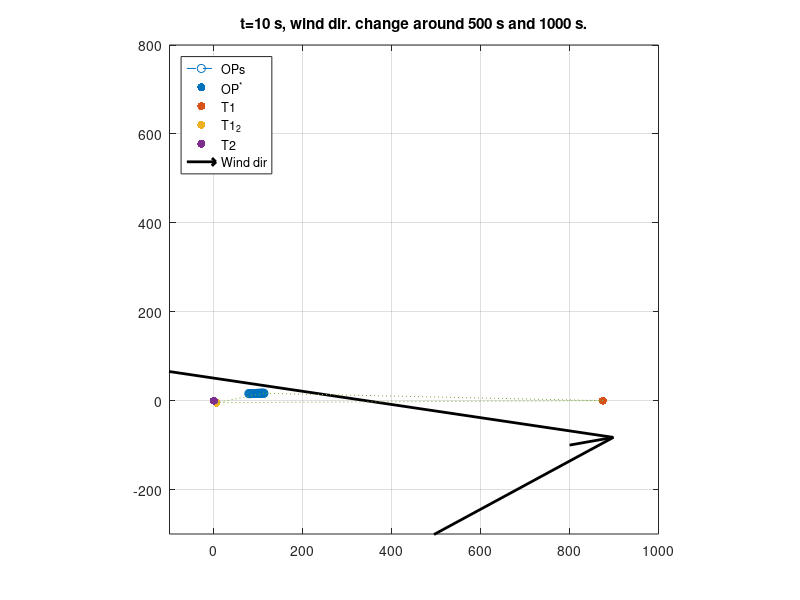

Here is the MATLAB script that generated this plot: (Note: this script raises an error after producing the figure.)
function [] = animateTWF()
%UNTITLED2 Summary of this function goes here
%   Detailed explanation goes here

%% Parameters and constants
nOP = 30;
dt  = 10;
u   = 8;
D   = 175; 
T1  = [0,0]';
T2  = [5*D,0]';
OPs_0 = repmat(T1',nOP,1) + (1:30)'; %[x,y]
OPs_1 = [(1:30)',(1:30)']; %[x,y]
i_Change1 = 50;
i_Change2 = 100;
%% Function handles
% Surrogate deflection function (made up for demonstration)
delta =@(x1) tanh(0.01*x1)+sqrt(0.02*x1);
% Arbitrary wind direction change
dir =@(t) 10 + 0.5*(tanh(0.3*(t-i_Change1))+1)*30 ...
    - 0.5*(tanh(0.3*(t-i_Change2))+1)*30;

% Eq.(2) Rotational Matrix 
R_01 =@(phi) [cos(phi),-sin(phi);sin(phi),cos(phi)];

f   = figure(1000);
%% Simulation
for i = 1:200
    % Get new wind direction
    phi = dir(i);
    
    % OP shift
    OPs_0(2:end,:)  = OPs_0(1:end-1,:);
    OPs_1(2:end,:)  = OPs_1(1:end-1,:);
    OPs_0(1,:)      = T1';
    OPs_1(1,:)      = 0;
    % Store old K_1 coordinates
    OPs_1_k = OPs_1;
    
    % Eq.(3)
    OPs_1(:,1) = OPs_1(:,1) + dt*u;
    % Eq.(4)
    OPs_1(:,2) = delta(OPs_1(:,1));
    % Eq.(1)
    OPs_0 = (OPs_0' + R_01(deg2rad(phi))*(OPs_1'-OPs_1_k'))';
    
    % Set Location, here turbine 2
    L_0 = T2;
    
    % Eq.(5) and (6)
    [OP_star_0,OP_star_1] = findOPstar(OPs_0,OPs_1,L_0);
    
    % Eq.(7)
    L_T1_1 = OP_star_1 + R_01(deg2rad(phi))'*(L_0 - OP_star_0);
    
    % Eq.(8) in such a way that it fits the wind dir of K_0
    t_T1_2 = L_0 - R_01(deg2rad(phi))*L_T1_1;
    
    %% Plot
    plot(OPs_0(:,1),OPs_0(:,2),'--o')
    hold on
    scatter(OP_star_0(1),OP_star_0(2),'filled')
    scatter(T2(1),T2(2),'filled')
    scatter(t_T1_2(1),t_T1_2(2),'filled')
    scatter(T1(1),T1(2),'filled')
    quiver(800,-100,100*cos(deg2rad(phi)),100*sin(deg2rad(phi)),0,...
        'k','LineWidth',2,'AutoScale','off',...
            'MaxHeadSize',100)
    plot([T2(1),OP_star_0(1),t_T1_2(1),T2(1)],...
        [T2(2),OP_star_0(2),t_T1_2(2),T2(2)],':')
    hold off
    axis equal
    legend('OPs','OP^*','T1','T1_2','T2','Wind dir','Location','northwest')
    grid on
    title(['t=' num2str(i*dt) ' s, wind dir. change around '...
        num2str(i_Change1*dt) ' s and ' num2str(i_Change2*dt) ' s.'])
    xlim([-100,1000])
    ylim([-300,800])
    drawnow
    f.Position(3) = 496;
    f.Position(4) = 496;
    saveas(f,['TWFAnimation/' num2str(i) '.png'])
end


end

function [OP_star_0,OP_star_1] = findOPstar(OPs_0,OPs_1,L_0)
nOP = size(OPs_0,1);
% Get distance
dist = sqrt(sum((OPs_0 - L_0').^2,2));

% Find index of min
[~,I] = min(dist);

if and(I<nOP,I>1)
    % there is a previous and following OP
    if dist(I+1)>dist(I-1)
        % previous is closer
        x_OP2_0 = OPs_0(I-1,:)';
        x_OP2_1 = OPs_1(I-1,:)';
    else
        % following is closer
        x_OP2_0 = OPs_0(I+1,:)';
        x_OP2_1 = OPs_1(I+1,:)';
    end
elseif I==nOP
    % Last OP
    x_OP2_0 = OPs_0(I-1,:)';
    x_OP2_1 = OPs_1(I-1,:)';
else
    % First OP
    x_OP2_0 = OPs_0(I+1,:)';
    x_OP2_1 = OPs_1(I+1,:)';
end
x_OP1_0 = OPs_0(I,:)';
x_OP1_1 = OPs_1(I,:)';

% Eq. (5) 
w = ((x_OP2_0 - x_OP1_0)'*(L_0-x_OP1_0))/...
    ((x_OP2_0 - x_OP1_0)'*(x_OP2_0 - x_OP1_0));

% Limit for first and last OP
w = min(1,max(0,w));

% Eq.(6) 
OP_star_0 = (1-w)*x_OP1_0 + w*x_OP2_0;
OP_star_1 = (1-w)*x_OP1_1 + w*x_OP2_1;
end

